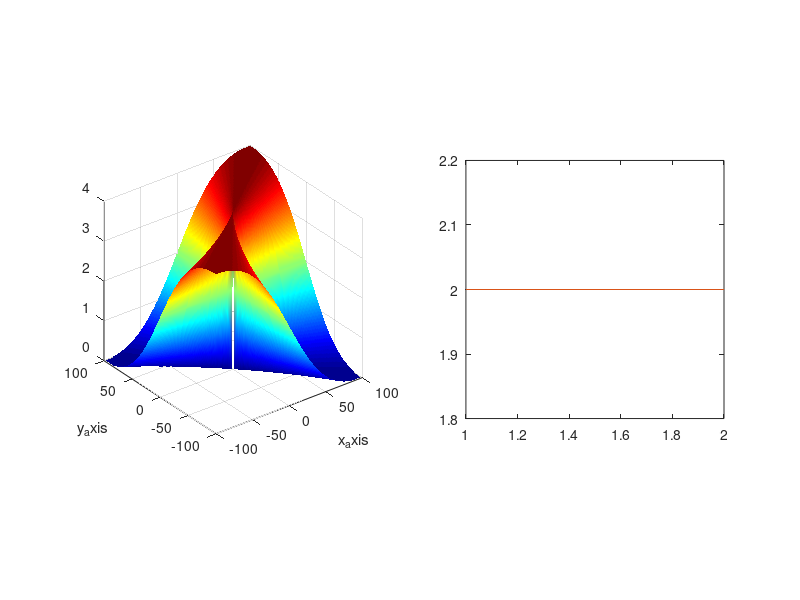

Reproduce this figure in MATLAB.
%************************
%% INITIALIZE 
%************************
clc 
close all 
clear 


%************************
%% DASHBOARD
%************************
% Idea if to transform a plot into a quadratic form
xa = -100:100; 

%************************
%% MATRIX
%************************
A = [ 2, 2; 2 2]; % choose any matrix
NA = zeros(length(xa)); 
%************************
%% OPERATION
%************************
for xi = 1:length(xa)
    for xj= 1:length(xa)
        W = [xa(xi) xa(xj)]'; 
        Normalizer = W'*W; 
        NA(xi, xj) = (W'*A*W)/Normalizer; 
    end 
end
 
%************************
%% PLOTTING
%************************
figure; clf;
subplot(1,2,1)
surf(xa,xa, NA'); 
shading interp
xlabel('x_axis'); 
ylabel('y_axis');
colormap('jet');
rotate3d on; 
axis square; 

subplot(1,2,2); 
plot(A); 
axis square; 